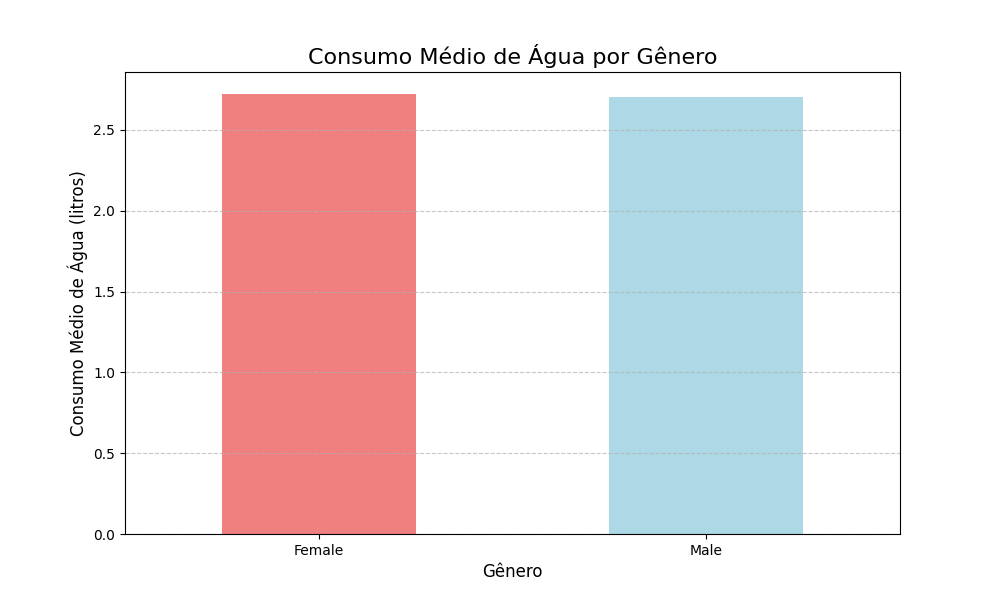

The Python source for this figure:
import pandas as pd
import matplotlib.pyplot as plt

file_path = "./gym_members_exercise_tracking_synthetic_data.csv"
data = pd.read_csv(file_path)

avg_water_intake = data.groupby('Gender')['Water_Intake (liters)'].mean()

plt.figure(figsize=(10, 6))
avg_water_intake.plot(kind='bar', color=['lightcoral', 'lightblue'])
plt.title("Consumo Médio de Água por Gênero", fontsize=16)
plt.xlabel("Gênero", fontsize=12)
plt.ylabel("Consumo Médio de Água (litros)", fontsize=12)
plt.xticks(rotation=0)
plt.grid(axis='y', linestyle='--', alpha=0.7)
plt.savefig("agua_por_genero.png")
plt.show()